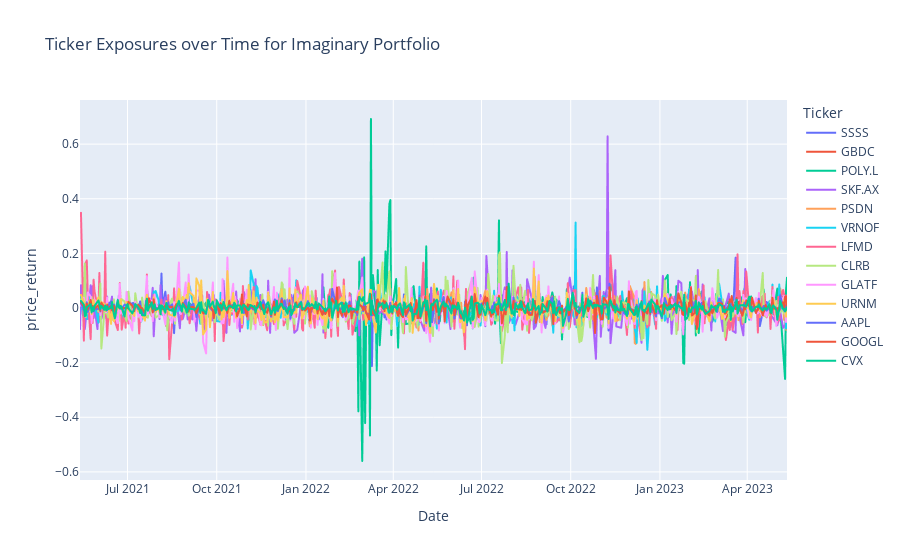

Notebook source saved alongside this figure:
### Code cell
px.line(df, x = 'Date', y = 'price_return', color = 'Ticker', title = title)

### Figure 1 — Plotly figure (JSON) as saved in the notebook; plotly's stock layout.template omitted (floating-point values rounded to 4 significant figures; data arrays with more than 128 entries replaced by an {"elided": "..."} marker saying what was removed)
{"data": [{"hovertemplate": "Ticker=SSSS<br>Date=%{x}<br>price_return=%{y}<extra></extra>", "legendgroup": "SSSS", "line": {"color": "#636efa", "dash": "solid"}, "marker": {"symbol": "circle"}, "mode": "lines", "name": "SSSS", "showlegend": true, "type": "scattergl", "x": {"elided": "503 str values"}, "xaxis": "x", "y": {"elided": "503 float values"}, "yaxis": "y"}, {"hovertemplate": "Ticker=GBDC<br>Date=%{x}<br>price_return=%{y}<extra></extra>", "legendgroup": "GBDC", "line": {"color": "#EF553B", "dash": "solid"}, "marker": {"symbol": "circle"}, "mode": "lines", "name": "GBDC", "showlegend": true, "type": "scattergl", "x": {"elided": "503 str values"}, "xaxis": "x", "y": {"elided": "503 float values"}, "yaxis": "y"}, {"hovertemplate": "Ticker=POLY.L<br>Date=%{x}<br>price_return=%{y}<extra></extra>", "legendgroup": "POLY.L", "line": {"color": "#00cc96", "dash": "solid"}, "marker": {"symbol": "circle"}, "mode": "lines", "name": "POLY.L", "showlegend": true, "type": "scattergl", "x": {"elided": "501 str values"}, "xaxis": "x", "y": {"elided": "501 float values"}, "yaxis": "y"}, {"hovertemplate": "Ticker=SKF.AX<br>Date=%{x}<br>price_return=%{y}<extra></extra>", "legendgroup": "SKF.AX", "line": {"color": "#ab63fa", "dash": "solid"}, "marker": {"symbol": "circle"}, "mode": "lines", "name": "SKF.AX", "showlegend": true, "type": "scattergl", "x": {"elided": "404 str values"}, "xaxis": "x", "y": {"elided": "404 float values"}, "yaxis": "y"}, {"hovertemplate": "Ticker=PSDN<br>Date=%{x}<br>price_return=%{y}<extra></extra>", "legendgroup": "PSDN", "line": {"color": "#FFA15A", "dash": "solid"}, "marker": {"symbol": "circle"}, "mode": "lines", "name": "PSDN", "showlegend": true, "type": "scattergl", "x": {"elided": "372 str values"}, "xaxis": "x", "y": {"elided": "372 float values"}, "yaxis": "y"}, {"hovertemplate": "Ticker=VRNOF<br>Date=%{x}<br>price_return=%{y}<extra></extra>", "legendgroup": "VRNOF", "line": {"color": "#19d3f3", "dash": "solid"}, "marker": {"symbol": "circle"}, "mode": "lines", "name": "VRNOF", "showlegend": true, "type": "scattergl", "x": {"elided": "503 str values"}, "xaxis": "x", "y": {"elided": "503 float values"}, "yaxis": "y"}, {"hovertemplate": "Ticker=LFMD<br>Date=%{x}<br>price_return=%{y}<extra></extra>", "legendgroup": "LFMD", "line": {"color": "#FF6692", "dash": "solid"}, "marker": {"symbol": "circle"}, "mode": "lines", "name": "LFMD", "showlegend": true, "type": "scattergl", "x": {"elided": "503 str values"}, "xaxis": "x", "y": {"elided": "503 float values"}, "yaxis": "y"}, {"hovertemplate": "Ticker=CLRB<br>Date=%{x}<br>price_return=%{y}<extra></extra>", "legendgroup": "CLRB", "line": {"color": "#B6E880", "dash": "solid"}, "marker": {"symbol": "circle"}, "mode": "lines", "name": "CLRB", "showlegend": true, "type": "scattergl", "x": {"elided": "503 str values"}, "xaxis": "x", "y": {"elided": "503 float values"}, "yaxis": "y"}, {"hovertemplate": "Ticker=GLATF<br>Date=%{x}<br>price_return=%{y}<extra></extra>", "legendgroup": "GLATF", "line": {"color": "#FF97FF", "dash": "solid"}, "marker": {"symbol": "circle"}, "mode": "lines", "name": "GLATF", "showlegend": true, "type": "scattergl", "x": {"elided": "503 str values"}, "xaxis": "x", "y": {"elided": "503 float values"}, "yaxis": "y"}, {"hovertemplate": "Ticker=URNM<br>Date=%{x}<br>price_return=%{y}<extra></extra>", "legendgroup": "URNM", "line": {"color": "#FECB52", "dash": "solid"}, "marker": {"symbol": "circle"}, "mode": "lines", "name": "URNM", "showlegend": true, "type": "scattergl", "x": {"elided": "503 str values"}, "xaxis": "x", "y": {"elided": "503 float values"}, "yaxis": "y"}, {"hovertemplate": "Ticker=AAPL<br>Date=%{x}<br>price_return=%{y}<extra></extra>", "legendgroup": "AAPL", "line": {"color": "#636efa", "dash": "solid"}, "marker": {"symbol": "circle"}, "mode": "lines", "name": "AAPL", "showlegend": true, "type": "scattergl", "x": {"elided": "503 str values"}, "xaxis": "x", "y": {"elided": "503 float values"}, "yaxis": "y"}, {"hovertemplate": "Ticker=GOOGL<br>Date=%{x}<br>price_return=%{y}<extra></extra>", "legendgroup": "GOOGL", "line": {"color": "#EF553B", "dash": "solid"}, "marker": {"symbol": "circle"}, "mode": "lines", "name": "GOOGL", "showlegend": true, "type": "scattergl", "x": {"elided": "503 str values"}, "xaxis": "x", "y": {"elided": "503 float values"}, "yaxis": "y"}, {"hovertemplate": "Ticker=CVX<br>Date=%{x}<br>price_return=%{y}<extra></extra>", "legendgroup": "CVX", "line": {"color": "#00cc96", "dash": "solid"}, "marker": {"symbol": "circle"}, "mode": "lines", "name": "CVX", "showlegend": true, "type": "scattergl", "x": {"elided": "503 str values"}, "xaxis": "x", "y": {"elided": "503 float values"}, "yaxis": "y"}], "layout": {"legend": {"title": {"text": "Ticker"}, "tracegroupgap": 0}, "title": {"text": "Ticker Exposures over Time for Imaginary Portfolio"}, "xaxis": {"anchor": "y", "domain": [0, 1], "title": {"text": "Date"}}, "yaxis": {"anchor": "x", "domain": [0, 1], "title": {"text": "price_return"}}}}
